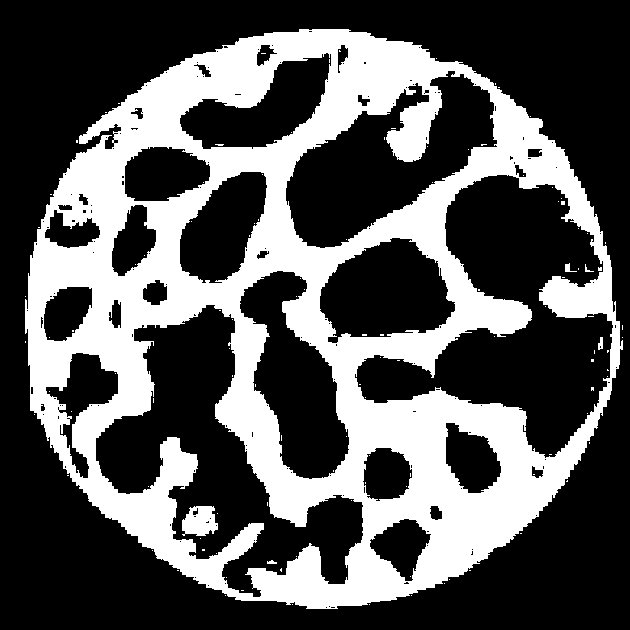
%> input picture MultiChannel_test/phantom_bone1.bmp, 630 x 630 px
$ octave XRsparseA_NoCrimeData_comp_mc_Bone.m   (GNU Octave 9; MATLAB toolbox functions it lacks are replaced by stand-ins)
%> lines starting %> are read from the running program, lines starting %| are printed output that depends on the picture; in (x1, y1, x2, y2) boxes, pixels count from 0 and x2, y2 are one past the last pixel; in counts of white or black regions, pixels touching at a corner belong together; the program's own positions count from 1
### MultiChannel_test/A2x2mult_matrixfree_rotang.m
function [ res ] = A2x2mult_matrixfree( c11,c12,c21,c22,g,ang,N,rotang )
%function [ res ] = A2x2mult_matrixfree( c11,c12,c21,c22,g,ang,N )
% This function calculates operation with radon function, which corresponds
% multiplication A*g for system with two images and two materials.
%
% Version 1.0, September 20, 2019
% (c) Salla Latva-Äijö and Samuli Siltanen
%
% Routine for the two-energies and two materials scheme related to S Siltanen's
% method for solution of the conjugate gradient Tikhonov algorithm.
% Computes corresponding calculation A*g but without matrix A.
%
% Arguments
% c11       attenuation coefficient for material one imaged with energy E1(low)
% c12       attenuation coefficient for material two imaged with energy E1(low)
% c21       attenuation coefficient for material one imaged with energy E2(high)
% c22       attenuation coefficient for material two imaged with energy E2(high)
% g        reconstruction image of target 1
% ang      measurement angles
% N        NxN is the size of the image g1 and g2
% Returns
% res       sinograms of g, as images one after another (size x*40)
%
% Last revision Salla Latva-Äijö Sep 2019

% This function calculates multiplication A*g for system with two images
% and two materials, without constructing the matrix A.


g1 = g(1:(end/2));
g1 = reshape(g1,[N N]);
g2 = g((end/2+1):end);
g2 = reshape(g2,[N N]);

% Perform the needed matrix multiplications. Now a matrix multiplication
% has been switched to radon
ag1 = radon(g1,ang+rotang);
ag2 = radon(g2,ang+rotang);

% Calculate the parts needed for block matrix multiplication
res1 = c11*ag1(:);
res2 = c12*ag2(:);
res3 = c21*ag1(:);
res4 = c22*ag2(:);

% Combine results into the result
res = [res1 + res2; res3 + res4];
end

### MultiChannel_test/XR_aTV_fgrad_modified.m
% This function evaluates gradient of the tomographic objective function
% with approximate total variation penalty.
%
% Arguments:
% x         Evaluation point (image of size NxN)
% m         Measured data
% measang   Measurement angles
% corxn     Correction factor needed for using iradon.m to compute adjoints
% alpha     Regularization parameter (positive real constant)
% beta   	Smoothing parameter for approximate total variation prior
%
% Returns:
% grad      gradient of the  objective function
%
% Salla Latva-Äijö and Samuli Siltanen March 2021

function grad = XR_aTV_fgrad_modified(x,m,ang,corxn,alpha,beta,c11,c12,c21,c22,N)

grad = XR_misfit_grad_modified(x,m,ang,corxn,c11,c12,c21,c22,N)+ alpha*XR_aTV_grad_mc(x,beta,N);

### MultiChannel_test/XR_misfit_grad_modified.m
%MODIFIED FOR TWO IMAGE SYSTEM
%Routine for tomography. This procedure evaluates the gradient
%
%      (grad f)(x) = A^T A x - A^T m
%
% of the quadratic form f(x) = 1/2 (Ax - m)^T (Ax - m).
%
% Arguments:
% x         Evaluation point (image of size NxN)
% m         Measured data (from two images)
% measang   Measurement angles
% corxn     Correction factor needed for using iradon.m to compute adjoints
%
% Returns:
% grad 		gradient of the discrepancy function at point x
%
% Samuli Siltanen February 2011

function grad = XR_misfit_grad_modified(x,m,ang,corxn,c11,c12,c21,c22,N)

% Ax   = radon(x,measang);
% ATAx = iradon(Ax,measang,'none');
% ATAx = ATAx(2:end-1,2:end-1);
% ATAx = corxn*ATAx;

% This function calculates operation with radon function, which corresponds
% multiplication A*g for system with two images and two materials.

% We pick out the two material images from the vertical input vector and
% reshape them into 2D images
x = x(:); % Force x to be vertical vector
g1 = reshape(x(1:(end/2)),N,N);
g2 = reshape(x((end/2+1):end),N,N);

% Compute the sinograms for the two images
ag1 = radon(g1,ang);
ag2 = radon(g2,ang);

% Calculate the parts needed for block matrix multiplication
res1 = c11*ag1;
res2 = c12*ag2;
res3 = c21*ag1;
res4 = c22*ag2;

% Evaluate sinograms in two-dimensional format
m1 = res1+res2; % Low-energy sinogram of the two-material target
m2 = res3+res4; % High-energy sinogram of the two-material target

% [4 lines of commented-out code are left out]

corxn = 7.65; % Incomprehensible correction factor

% Perform the needed matrix multiplications. Now a.' multiplication has been
% switched to iradon
am1 = iradon(m1,ang,'none');
am1 = am1(2:end-1,2:end-1);
am1 = corxn*am1;

am2 = iradon(m2,ang,'none');
am2 = am2(2:end-1,2:end-1);
am2 = corxn*am2;

% Compute the parts of the result individually
res1 = c11*am1(:);
res2 = c21*am2(:);
res3 = c12*am1(:);
res4 = c22*am2(:);

% Collect the results together
ATAx = [res1 + res2; res3 + res4];


% ATm = iradon(m,measang,'none');
% ATm = ATm(2:end-1,2:end-1);
% ATm = corxn*ATm;

m1 = m(1:(end/2));
m1 = reshape(m1, [length(m)/(2*length(ang)) length(ang)]);
m2 = m((end/2+1):end);
m2 = reshape(m2, [length(m)/(2*length(ang)) length(ang)]);

corxn = 7.65; % Incomprehensible correction factor

% Perform the needed matrix multiplications. Now a.' multiplication has been
% switched to iradon
am1 = iradon(m1,ang,'none');
am1 = am1(2:end-1,2:end-1);
am1 = corxn*am1;

am2 = iradon(m2,ang,'none');
am2 = am2(2:end-1,2:end-1);
am2 = corxn*am2;

% Compute the parts of the result individually
res1 = c11*am1(:);
res2 = c21*am2(:);
res3 = c12*am1(:);
res4 = c22*am2(:);

% Collect the results together
ATm = [res1 + res2; res3 + res4];
grad  = ATAx - ATm;

### MultiChannel_test/XRsparseA_NoCrimeData_comp_mc_Bone.m
% Example computations related to X-ray tomography.
% HERE I TRY TO MAKE THIS WORK FOR MC TWO IMAGE SYSTEM

% Here we use the Barzilai and Borwain optimization method
% to find the minimum of the regularized penalty functional
%
%		1/2 (Af - m)^T (Af - m) + alpha*sum(sqrt((f_i-f_j)^2+beta))
%
% with the sum ranging over i and j indexing all horizontally
% and vertically neighboring pixel pairs.
%
% The approximation results from the positive constant beta rounding the
% non-differentiable corner of the absolute value function. This way the
% penalty functional becomes differentiable and thus efficiently optimizable.
%
%
% Jennifer Mueller and Samuli Siltanen, March 2014
%Modified by Salla 2.7.2020
clear all;
% Regularization parameter
alpha = 0.01;

% Maximum number of iterations. You can modify this value and observe the
% effects on the reconstruction.
MAXITER = 400;%6405;
% Choose the angles for tomographic projections
Nang       = 65; % odd number is preferred
ang        = [0:(Nang-1)]*360/Nang;
rotang     = 45;
% Smoothing parameter used in the approximate absolute value function
beta    = .0001;
N = 128;
noiselevel = 0.01;

% HY phantom
% target1 = imread('phantom_hy1.bmp');
% target2 = imread('phantom_hy2.bmp');
% Texture phantom 1
% target1 = imread('phantom_carpet1.bmp');
% target2 = imread('phantom_carpet2.bmp');
% Bone phantom
target1 = imread('phantom_bone1.bmp');
%> target1 is the input picture: size 630x630 uint8; min 0, max 255, mean 87.2
target2 = imread('phantom_bone2.bmp');
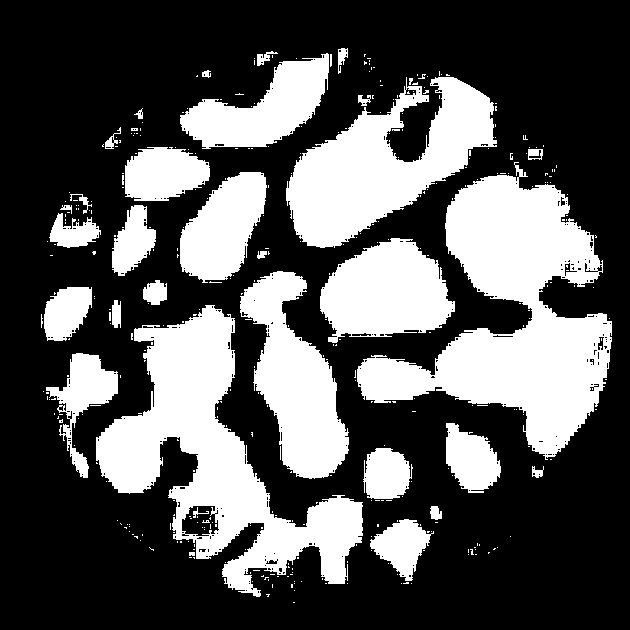
%> input picture MultiChannel_test/phantom_bone2.bmp, 630 x 630 px
%> target2 is the input picture: size 630x630 uint8; min 0, max 255, mean 85.4

% Select one of the channels
target1 = target1(:,:,1);
target2 = target2(:,:,1);

% Make sure that there is only black or white pixels
target1 = imbinarize(target1);
%> target1: size 630x630 logical; 34.2% white; 116 white regions (110 under 20 px), largest, box (x1, y1, x2, y2) and area: (25, 29, 623, 609) 134503, (182, 506, 218, 536) 817, (565, 263, 577, 272) 48, (598, 337, 603, 350) 48, (267, 560, 277, 564) 28, (585, 264, 594, 272) 23
target2 = imbinarize(target2);
%> target2: size 630x630 logical; 33.5% white; 387 white regions (354 under 20 px), largest, box (x1, y1, x2, y2) and area: (357, 162, 612, 460) 32345, (96, 305, 363, 597) 27268, (286, 77, 497, 248) 17384

% [5 lines of commented-out code are left out]
target1=double(target1);
target2=double(target2);

% Resize the image
target1      = imresize(target1, [N N], 'nearest');
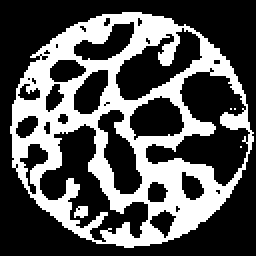
%> target1: size 128x128 double (shown 2 times larger); values 0 (black) and 1 (white), 34.1% white; 5 white regions (3 under 20 px), largest, box (x1, y1, x2, y2) and area: (5, 6, 127, 124) 5553, (37, 103, 44, 109) 33
target2      = imresize(target2, [N N], 'nearest');
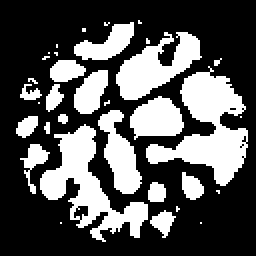
%> target2: size 128x128 double (shown 2 times larger); values 0 (black) and 1 (white), 33.5% white; 34 white regions (18 under 20 px), largest, box (x1, y1, x2, y2) and area: (73, 33, 124, 93) 1331, (20, 62, 74, 121) 1136, (58, 16, 101, 50) 725

% Avoid inverse crime by rotating the object (interpolation)
target1_rot      = imrotate(target1,rotang,'bilinear','crop');
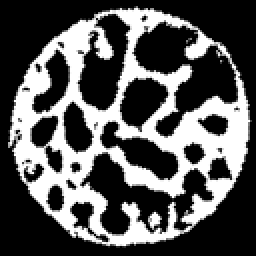
%> target1_rot: size 128x128 double (shown 2 times larger); min 0, max 1, mean 0.341
target2_rot      = imrotate(target2,rotang,'bilinear','crop');
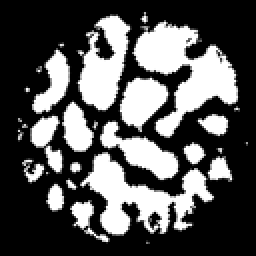
%> target2_rot: size 128x128 double (shown 2 times larger); min 0, max 1, mean 0.335
% [21 lines of commented-out code are left out]
%% Vektorize
% Combine the two material images (both 2D images) as one vertical vector
% by vectorizing and stacking the two images on top of each other
x  =[target1_rot(:);target2_rot(:)];

%% Start reconstruction
% [14 lines of commented-out code are left out]

c11     = 1.491; % PVC    30kV  (Low energy)
c12     = 8.561; % Iodine 30kV
c21     = 0.456; % PVC    50kV  (High energy)
c22     = 12.32; % Iodine 50kV
%% Start reconstruction
% Simulate noisy measurements avoiding inverse crime
m       = A2x2mult_matrixfree_rotang(c11,c12,c21,c22,x,ang,N,rotang);
%> in A2x2mult_matrixfree, `ag1 = radon(g1,ang+rotang);`:
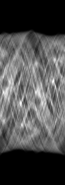
%> ag1: size 185x65 double; min 0, max 98.95, mean 30.2; drawn with min black and max white
%> in A2x2mult_matrixfree, `ag2 = radon(g2,ang+rotang);`:
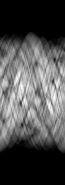
%> ag2: size 185x65 double; min 0, max 96.46, mean 29.7; drawn with min black and max white
% Add noise/poisson noise
mncn  = m + noiselevel*max(abs(m(:)))*randn(size(m));

% Incomprehensible correction factor. It is related to the way Matlab
% normalizes the output of iradon.m. The value is empirically found and
% tested to work to reasonable accuracy.
corxn = 40.7467*N/64;

% Optimization routine
obj    = zeros(MAXITER+1,1);     % We will monitor the value of the objective function
fold   = zeros(size(x));    % Initial guess
gold   = XR_aTV_fgrad_modified(fold,mncn,ang,corxn,alpha,beta,c11,c12,c21,c22,N);
%> the run ends on the next line
